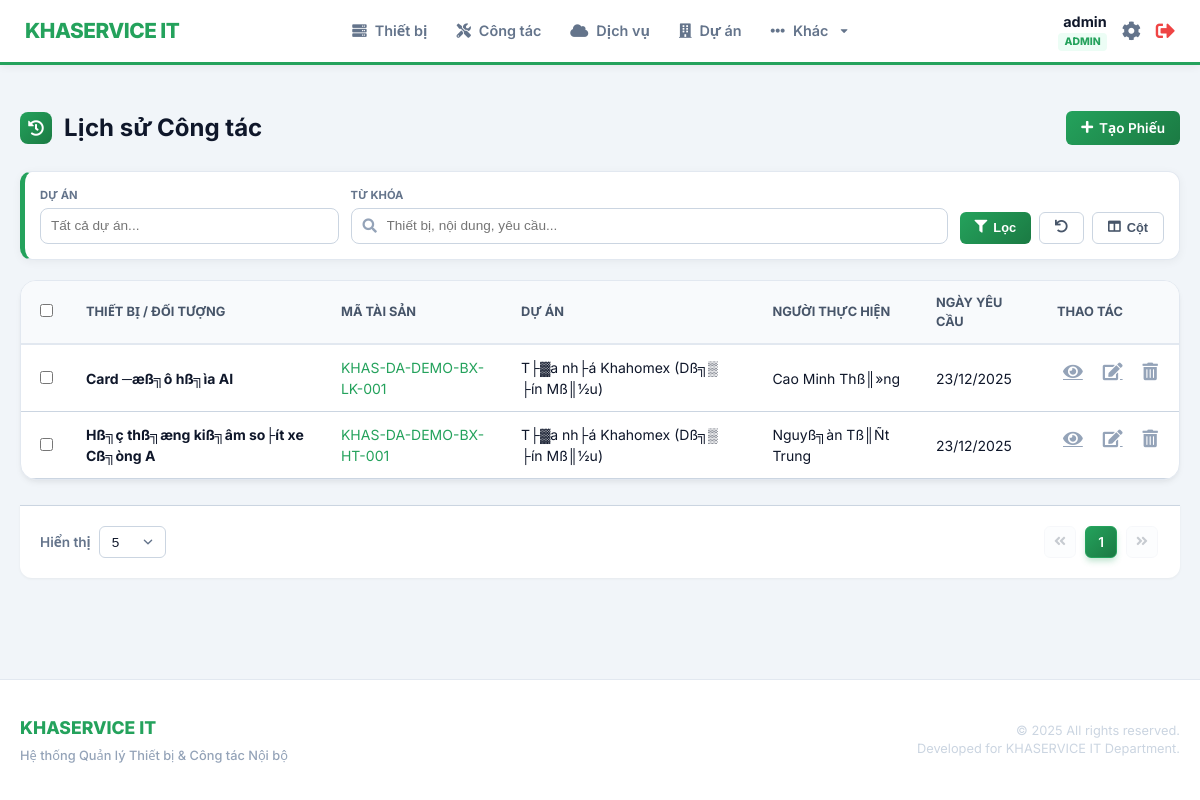
The app's page /index.php?page=maintenance/history (signed in), older data.
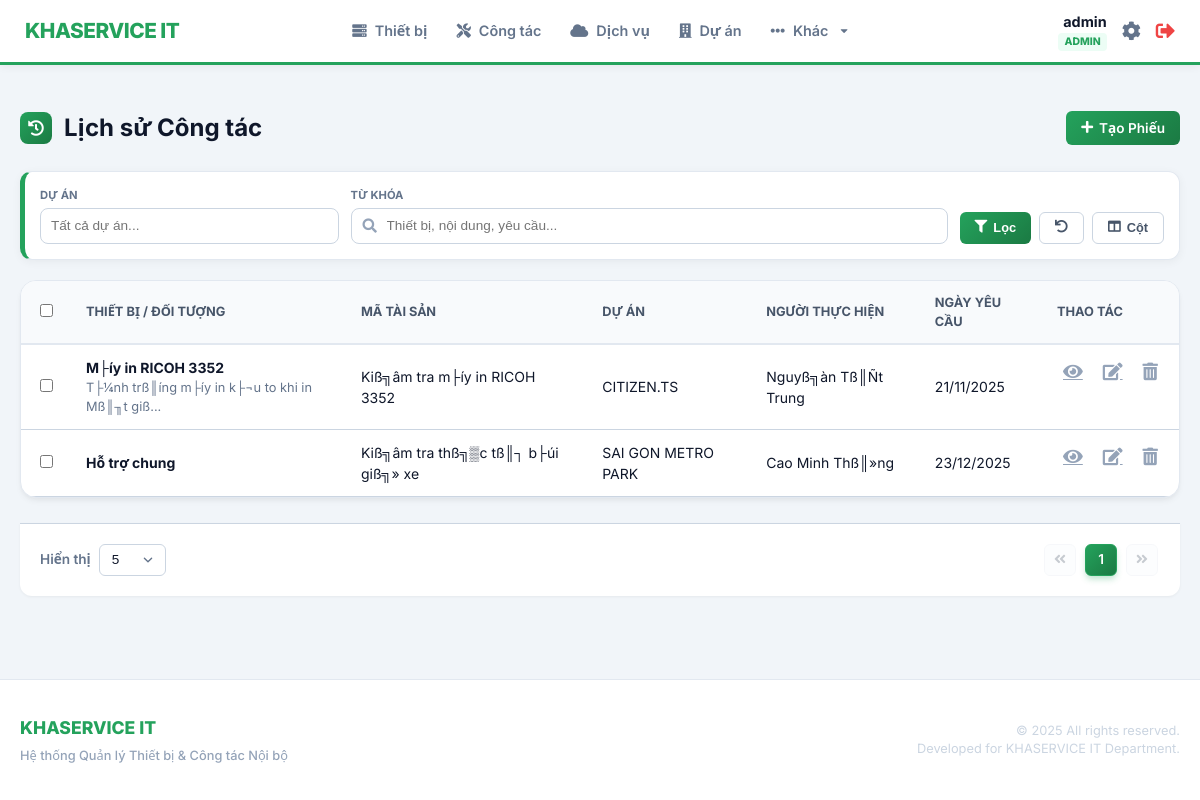
The same page, newer data.
### tables this page shows
CREATE TABLE `maintenance_logs` (
  `id` int(11) NOT NULL AUTO_INCREMENT,
  `user_id` int(11) DEFAULT NULL,
  `project_id` int(11) DEFAULT NULL,
  `device_id` int(11) DEFAULT NULL COMMENT 'ID thiet bi (NULL neu nhap tay)',
  `custom_device_name` varchar(255) DEFAULT NULL,
  `usage_time_manual` varchar(100) DEFAULT NULL,
  `ngay_su_co` date NOT NULL COMMENT 'Ng??y x???y ra s??? c???',
  `ngay_lap_phieu` date DEFAULT NULL,
  `noi_dung` text DEFAULT NULL COMMENT 'M?? t??? s??? c??? do d??? ??n b??o',
  `hu_hong` text DEFAULT NULL COMMENT 'X??c ?????nh h?? h???ng sau ki???m tra',
  `xu_ly` text DEFAULT NULL COMMENT 'H?????ng x??? l?? / s???a ch???a',
  `chi_phi` decimal(15,2) DEFAULT NULL COMMENT 'Chi ph?? s???a ch???a (n???u c??)',
  `created_at` timestamp NOT NULL DEFAULT current_timestamp() COMMENT 'Ng??y ghi nh???n bi??n b???n',
  `client_name` varchar(255) DEFAULT NULL COMMENT '?????i di???n kh??ch h??ng',
  `client_phone` varchar(50) DEFAULT NULL COMMENT 'S??T kh??ch h??ng',
  `arrival_time` datetime DEFAULT NULL COMMENT 'Th???i ??i???m c?? m???t',
  `completion_time` datetime DEFAULT NULL COMMENT 'Th???i ??i???m ho??n th??nh',
  `work_type` varchar(255) DEFAULT 'B???o tr?? / S???a ch???a' COMMENT 'Lo???i c??ng vi???c',
  `deleted_at` timestamp NULL DEFAULT NULL,
  PRIMARY KEY (`id`),
  KEY `fk_log_project` (`project_id`),
  KEY `fk_log_user` (`user_id`),
  CONSTRAINT `fk_log_project` FOREIGN KEY (`project_id`) REFERENCES `projects` (`id`) ON DELETE SET NULL,
  CONSTRAINT `fk_log_user` FOREIGN KEY (`user_id`) REFERENCES `users` (`id`) ON DELETE SET NULL
);

CREATE TABLE `devices` (
  `id` int(11) NOT NULL AUTO_INCREMENT,
  `ma_tai_san` varchar(100) NOT NULL COMMENT 'M?? t??i s???n n???i b??? (VD: KHAS-DA01-PC-001)',
  `ten_thiet_bi` varchar(255) NOT NULL COMMENT 'T??n thi???t b??? (PC l??? t??n, UPS barrier...)',
  `nhom_thiet_bi` varchar(50) NOT NULL COMMENT 'Nh??m thi???t b???: V??n ph??ng / B??i xe',
  `loai_thiet_bi` varchar(100) NOT NULL COMMENT 'Lo???i thi???t b???: PC, UPS, Camera, Barrier, ?????u ?????c th???...',
  `model` varchar(255) DEFAULT NULL COMMENT 'Model thi???t b???',
  `serial` varchar(255) DEFAULT NULL COMMENT 'Serial number c???a thi???t b???',
  `project_id` int(11) DEFAULT NULL COMMENT 'Thi???t b??? thu???c d??? ??n n??o',
  `parent_id` int(11) DEFAULT NULL,
  `supplier_id` int(11) DEFAULT NULL COMMENT 'Nh?? cung c???p thi???t b???',
  `ngay_mua` date DEFAULT NULL COMMENT 'Ng??y mua thi???t b???',
  `gia_mua` decimal(15,2) DEFAULT NULL COMMENT 'Gi?? mua t???i th???i ??i???m mua (VN??)',
  `bao_hanh_den` date DEFAULT NULL COMMENT 'Ng??y h???t h???n b???o h??nh',
  `trang_thai` varchar(50) DEFAULT '??ang s??? d???ng' COMMENT 'Tr???ng th??i: ??ang s??? d???ng / H???ng / Thanh l??',
  `ghi_chu` text DEFAULT NULL COMMENT 'Ghi ch?? kh??c',
  `created_at` timestamp NOT NULL DEFAULT current_timestamp() COMMENT 'Ng??y t???o h??? s?? thi???t b???',
  `deleted_at` timestamp NULL DEFAULT NULL,
  PRIMARY KEY (`id`),
  UNIQUE KEY `ma_tai_san` (`ma_tai_san`),
  KEY `idx_device_parent` (`parent_id`)
);

CREATE TABLE `projects` (
  `id` int(11) NOT NULL AUTO_INCREMENT,
  `ma_du_an` varchar(50) NOT NULL COMMENT 'M?? d??? ??n n???i b??? (VD: DA01, DA02)',
  `ten_du_an` varchar(255) NOT NULL COMMENT 'T??n d??? ??n / chung c??',
  `dia_chi_duong` varchar(255) DEFAULT NULL,
  `dia_chi_phuong_xa` varchar(100) DEFAULT NULL,
  `dia_chi_tinh_tp` varchar(100) DEFAULT NULL,
  `dia_chi` text DEFAULT NULL COMMENT '?????a ch??? d??? ??n',
  `loai_du_an` varchar(100) DEFAULT NULL COMMENT 'Lo???i d??? ??n (Chung c??, V??n ph??ng...)',
  `ghi_chu` text DEFAULT NULL COMMENT 'Ghi ch?? th??m',
  `deleted_at` timestamp NULL DEFAULT NULL,
  PRIMARY KEY (`id`)
);

CREATE TABLE `users` (
  `id` int(11) NOT NULL AUTO_INCREMENT,
  `username` varchar(100) NOT NULL COMMENT 'T??n ????ng nh???p',
  `fullname` varchar(100) DEFAULT NULL,
  `password` varchar(255) NOT NULL COMMENT 'M???t kh???u (hash)',
  `role` varchar(50) DEFAULT NULL COMMENT 'Vai tr??: admin / it / xem',
  `created_at` timestamp NOT NULL DEFAULT current_timestamp(),
  `deleted_at` timestamp NULL DEFAULT NULL,
  PRIMARY KEY (`id`),
  UNIQUE KEY `username` (`username`)
);

### includes/auth.php (called while the page is built, shortened)
<?php
function isIT() {
    return isset($_SESSION['role']) && ($_SESSION['role'] === 'it' || $_SESSION['role'] === 'admin');
}
?>

### modules/maintenance/history.php (the view, shortened to what the rows shown need)
<?php
$rows_per_page = (isset($_GET['limit']) && is_numeric($_GET['limit'])) ? (int)$_GET['limit'] : 5;
$current_page  = (isset($_GET['p']) && is_numeric($_GET['p'])) ? (int)$_GET['p'] : 1;
$where_clauses = ["ml.deleted_at IS NULL"];
$where_sql = !empty($where_clauses) ? ' WHERE ' . implode(' AND ', $where_clauses) : '';
$offset = ($current_page - 1) * $rows_per_page;
$data_sql = "SELECT ml.*, d.ma_tai_san, d.ten_thiet_bi, d.nhom_thiet_bi, p.ten_du_an, u.fullname as nguoi_thuc_hien
              FROM maintenance_logs ml
              LEFT JOIN devices d ON ml.device_id = d.id
              LEFT JOIN projects p ON ml.project_id = p.id
              LEFT JOIN users u ON ml.user_id = u.id
              $where_sql ORDER BY ml.id DESC LIMIT :limit OFFSET :offset";
$stmt = $pdo->prepare($data_sql);
$stmt->bindValue(':limit',  $rows_per_page, PDO::PARAM_INT);
$stmt->bindValue(':offset', $offset, PDO::PARAM_INT);
$stmt->execute();
$logs = $stmt->fetchAll(PDO::FETCH_ASSOC);
$all_columns = [
    'ten_thiet_bi'    => ['label' => 'Thiết bị / Đối tượng', 'default' => true],
    'ma_tai_san'      => ['label' => 'Mã Tài sản', 'default' => true],
    'ten_du_du_an'       => ['label' => 'Dự án', 'default' => true],
    'nguoi_thuc_hien' => ['label' => 'Người thực hiện', 'default' => true],
    'ngay_su_co'      => ['label' => 'Ngày yêu cầu', 'default' => true],
    'work_type'       => ['label' => 'Loại công việc', 'default' => false],
];
?>
<div class="page-header">
    <h2><i class="fas fa-history"></i> Lịch sử Công tác</h2>
</div>
<form action="index.php?page=maintenance/export" method="POST" id="maintenance-form">
    <div class="table-container card">
        <table class="content-table" id="maintenanceTable">
            <thead>
                <tr>
                    <th width="40"><input type="checkbox" id="select-all"></th>
                    <?php foreach ($all_columns as $k => $c): ?>
                        <th data-col="<?php echo $k; ?>"><?php echo htmlspecialchars($c['label']); ?></th>
                    <?php endforeach; ?>
                    <th width="100" class="text-center">Thao tác</th>
                </tr>
            </thead>
            <tbody>
                <?php foreach ($logs as $log):
                    if (!empty($log['device_id'])) {
                        $d_name = $log['ten_thiet_bi']; $d_code = $log['ma_tai_san'];
                    } else {
                        $d_name = $log['custom_device_name'] ?: "Hỗ trợ chung";
                        $d_code = $log['work_type'] ?: "Khác";
                    }
                ?>
                    <tr>
                        <td><input type="checkbox" name="ids[]" value="<?php echo $log['id']; ?>" class="row-checkbox"></td>
                        <td data-col="ten_thiet_bi">
                            <div class="font-bold"><?php echo htmlspecialchars($d_name); ?></div>
                            <?php if(empty($log['device_id'])): ?>
                                <div style="font-size: 0.8rem; color: #64748b;"><?php echo htmlspecialchars($log['noi_dung'] ? mb_strimwidth($log['noi_dung'], 0, 50, "...") : ''); ?></div>
                            <?php endif; ?>
                        </td>
                        <td data-col="ma_tai_san" class="<?php echo !empty($log['device_id']) ? 'text-primary font-medium' : 'text-muted'; ?>">
                            <?php echo htmlspecialchars($d_code); ?>
                        </td>
                        <td data-col="ten_du_an"><?php echo htmlspecialchars($log['ten_du_an']); ?></td>
                        <td data-col="nguoi_thuc_hien"><?php echo htmlspecialchars($log['nguoi_thuc_hien'] ?? 'N/A'); ?></td>
                        <td data-col="ngay_su_co"><?php echo date('d/m/Y', strtotime($log['ngay_su_co'])); ?></td>
                        <td class="actions text-center">
                            <a href="index.php?page=maintenance/view&id=<?php echo $log['id']; ?>" class="btn-icon"><i class="fas fa-eye"></i></a>
                            <?php if(isIT()): ?>
                                <a href="index.php?page=maintenance/edit&id=<?php echo $log['id']; ?>" class="btn-icon"><i class="fas fa-edit"></i></a>
                                <a href="index.php?page=maintenance/delete&id=<?php echo $log['id']; ?>" class="btn-icon delete-btn"><i class="fas fa-trash-alt"></i></a>
                            <?php endif; ?>
                        </td>
                    </tr>
                <?php endforeach; ?>
            </tbody>
        </table>
    </div>
</form>

Row changes from the older to the newer data that the page shows:
removed maintenance_logs: device.ten_thiet_bi "Card ─æß╗ô hß╗ìa AI", device.ma_tai_san "KHAS-DA-DEMO-BX-LK-001", project.ten_du_an "T├▓a nh├á Khahomex (Dß╗▒ ├ín Mß║½u)", user.fullname "Cao Minh Thß║»ng", ngay_su_co "23/12/2025"
removed maintenance_logs: device.ten_thiet_bi "Hß╗ç thß╗æng kiß╗âm so├ít xe Cß╗òng A", device.ma_tai_san "KHAS-DA-DEMO-BX-HT-001", project.ten_du_an "T├▓a nh├á Khahomex (Dß╗▒ ├ín Mß║½u)", user.fullname "Nguyß╗àn Tß║Ñt Trung", ngay_su_co "23/12/2025"
added maintenance_logs: custom_device_name "M├íy in RICOH 3352", noi_dung "T├¼nh trß║íng m├íy in k├¬u to khi in Mß║╖t giß...", work_type "Kiß╗âm tra m├íy in RICOH 3352", project.ten_du_an "CITIZEN.TS", user.fullname "Nguyß╗àn Tß║Ñt Trung", ngay_su_co "21/11/2025"
added maintenance_logs: custom_device_name "Hỗ trợ chung", work_type "Kiß╗âm tra thß╗▒c tß║┐ b├úi giß╗» xe", project.ten_du_an "SAI GON METRO PARK", user.fullname "Cao Minh Thß║»ng", ngay_su_co "23/12/2025"
